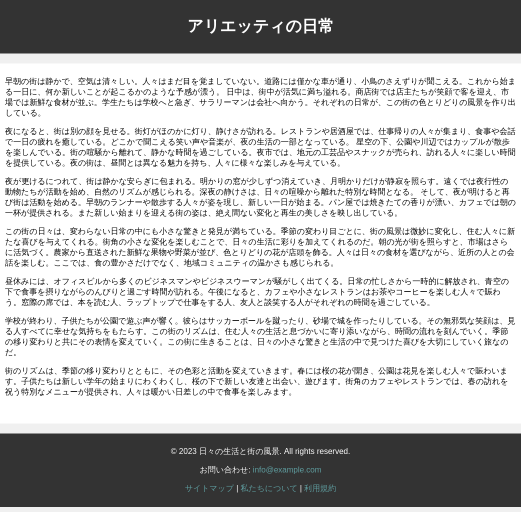
#> input picture python/src/module/img/bf_html.png, 1042 x 1024 px, found by its file name (shown at 1/2 size)
$ python hoge.py
#> lines starting #> are read from the running program, lines starting #| are printed output that depends on the picture; after the words box and inside, x2 and y2 are one past the last pixel; in counts of white or black regions, pixels touching at a corner belong together
"""
NOTE 差分領域の検出ができているかを確認するようのプログラム

本プログラムの機能
    2つの入力画像の差分を追加部分と削除部分に分けた画像を出力

入力画像は、以下を想定。
    ・WebアプリやWebページをスクリーンショットした画面画像
    ・背景が白地
    ・画面要素の「追加・削除・移動・変更・拡縮」の基本的な変更のみ
を想定

主な処理は、画像処理により以下を生成
    ・削除された部分が白、その他の部分が黒の画像A
    ・追加された部分が白、その他の部分が黒の画像B
その後、上記の画像の白を囲む矩形領域の座標を取得し、
    ・画像Aに矩形領域を赤枠
    ・画像Bに矩形領域を緑枠
で描画した2つの画像を出力


参考サイト
    https://sosotata.com/spot7differences/

"""
import cv2
import os
import numpy as np
import subprocess
import math

def main():
    # 保存先ディレクトリを作成
    output_dir = os.path.join(os.path.dirname(os.path.abspath(__file__)), "high_png/")
    # フォルダが存在しない場合は作成
    if not os.path.exists(output_dir):
        os.makedirs(output_dir)
    # ファイル名を生成
    output_file_name_A = 'bf_html.png'
    output_file_name_B = 'af_html.png'
    # ファイルパスを作成
    output_file_path_A = os.path.join(output_dir, output_file_name_A)
    output_file_path_B = os.path.join(output_dir, output_file_name_B)

    img1 = cv2.imread(output_file_path_A)
#> img1 is the input picture: shape (1024, 1042, 3); mean B, G, R 189.3, 189.3, 189.2
    img2 = cv2.imread(output_file_path_B)
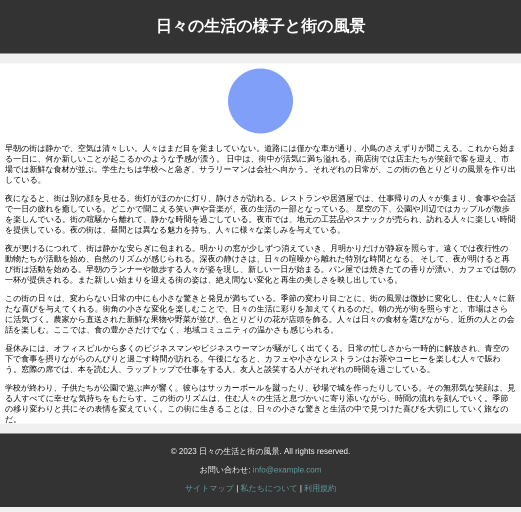
#> input picture python/src/module/img/af_html.png, 1042 x 1024 px, found by its file name (shown at 1/2 size)
#> img2 is the input picture: shape (1024, 1042, 3); mean B, G, R 191.4, 190.3, 189.8

    # 画像1のサイズを取得
    height1, width1, _ = img1.shape
#> height1 = 1024; width1 = 1042

    # 画像2のサイズを取得
    height2, width2, _ = img2.shape
#> height2 = 1024; width2 = 1042

    # ターゲットのサイズ
    target_width = 2613
    target_height = 2567

    # サイズが異なる場合はリサイズ
    if (width1, height1) != (width2, height2):
        img1 = cv2.resize(img1, (target_width, target_height))
        img2 = cv2.resize(img2, (target_width, target_height))

    clahe = cv2.createCLAHE(clipLimit=30.0, tileGridSize=(10, 10))
    img1_gray = cv2.cvtColor(img1, cv2.COLOR_BGR2GRAY)
    img2_gray = cv2.cvtColor(img2, cv2.COLOR_BGR2GRAY)
    img1_gray = clahe.apply(img1_gray)
    img2_gray = clahe.apply(img2_gray)

    img1_gray = cv2.GaussianBlur(img1_gray, (13, 13), 0)
    img2_gray = cv2.GaussianBlur(img2_gray, (13, 13), 0)

    # 画像の差分を計算
    diff = cv2.absdiff(img1_gray, img2_gray)
    ret, diff = cv2.threshold(diff, 0, 255, cv2.THRESH_BINARY + cv2.THRESH_OTSU)
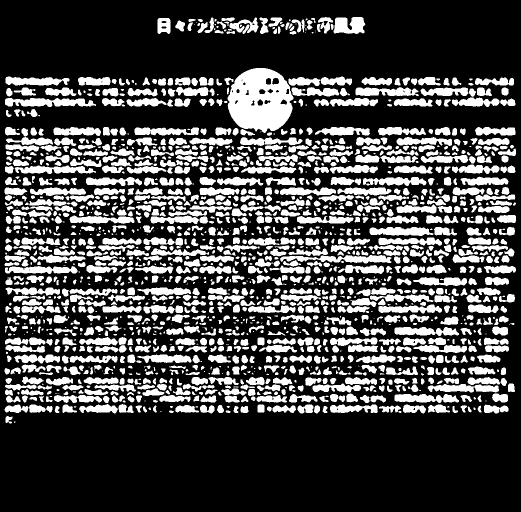
#> diff: shape (1024, 1042) (shown at 1/2 size); 28.2% white; 1643 white regions (349 under 20 px), largest, box (x1, y1, x2, y2) and area: (455, 136, 587, 266) 12223, (10, 196, 192, 214) 2279, (560, 510, 783, 527) 2155
#> ret = 36
    diff = cv2.GaussianBlur(diff, (11, 11), 0)

    ### 枠づけ ###
    red_rectangles = []  # 赤枠の情報を格納するリスト
    green_rectangles = []  # 緑枠の情報を格納するリスト
    text_positions1 = []  # 変更前画像から変更後画像を引いた差分画像における、文字の位置情報を格納するリスト
    text_positions2 = []  # 変更後画像から変更前画像を引いた差分画像における、文字の位置情報を格納するリスト
    all_text_positions = []  # 上記２つのリストを足し合わせた、文字の位置情報を格納するリスト
    correct_contours1 = [] # text_position1の枠の中心座標を取り除いた、枠の情報を格納するリスト
    correct_contours2 = [] # text_position2の枠の中心座標を取り除いた、枠の情報を格納するリスト
    threshold_distance = 100

    # 二値化
    ret, img1_bin = cv2.threshold(img1_gray, 0, 255, cv2.THRESH_BINARY + cv2.THRESH_OTSU)
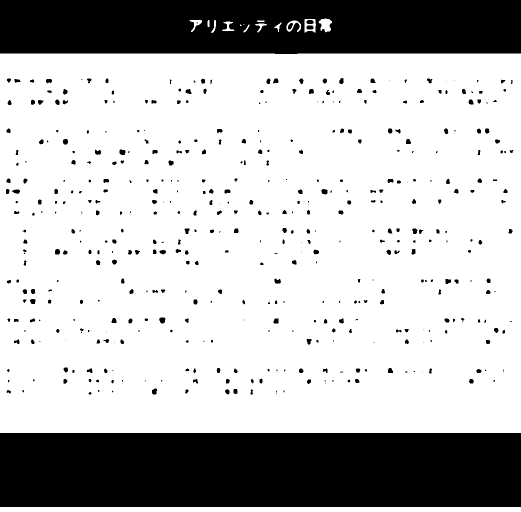
#> img1_bin: shape (1024, 1042) (shown at 1/2 size); 73.8% white; 464 black regions (160 under 20 px), largest, box (x1, y1, x2, y2) and area: (0, 866, 1042, 1014) 154216, (0, 0, 1042, 108) 109212, (318, 635, 331, 647) 117
#> ret = 153
    img1_bin = cv2.GaussianBlur(img1_bin, (11, 11), 0)
    ret, img2_bin = cv2.threshold(img2_gray, 0, 255, cv2.THRESH_BINARY + cv2.THRESH_OTSU)
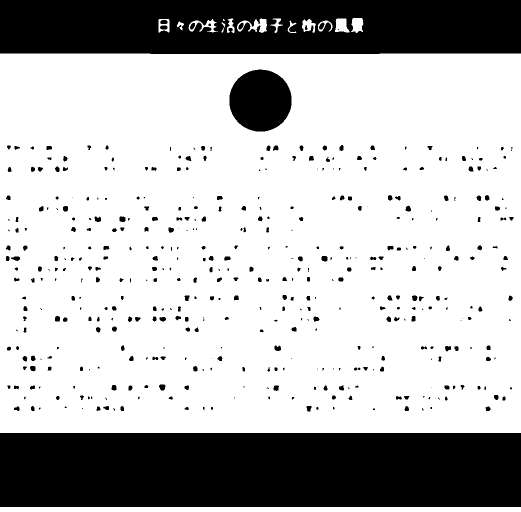
#> img2_bin: shape (1024, 1042) (shown at 1/2 size); 72.7% white; 443 black regions (154 under 20 px)
#> ret = 156
    img2_bin = cv2.GaussianBlur(img2_bin, (11, 11), 0)

    # 白黒を逆にする
    img1_bin_reverse = cv2.bitwise_not(img1_bin)
    img2_bin_reverse = cv2.bitwise_not(img2_bin)

    # 画像Aから画像Bを引くことで1枚目の画像の差分のみを取得
    diff_before = cv2.subtract(img1_bin_reverse, img2_bin_reverse)
    diff_after = cv2.subtract(img2_bin_reverse, img1_bin_reverse)

    # 膨張処理のためのカーネルを定義
    kernel = np.ones((5,5),np.uint8)

    # 差分画像に膨張処理を適用
    diff_expanded_before = cv2.dilate(diff_before, kernel, iterations = 5)
    diff_expanded_after = cv2.dilate(diff_after, kernel, iterations = 5)
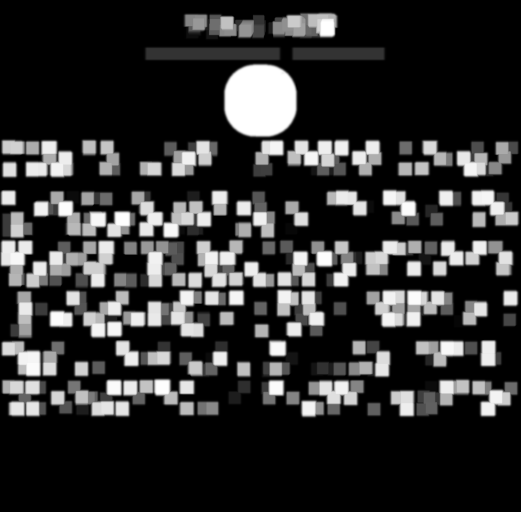
#> diff_expanded_after: shape (1024, 1042) (shown at 1/2 size); min 0, max 255, mean 47.3

    # 修正した差分画像を表示用にカラー変換
    expanded_before_colored = cv2.cvtColor(diff_expanded_before, cv2.COLOR_GRAY2BGR)
    expanded_after_colored = cv2.cvtColor(diff_expanded_after, cv2.COLOR_GRAY2BGR)

    """輪郭描画"""
    # 差分画像に輪郭を描画
    contours1, _ = cv2.findContours(diff_expanded_before, cv2.RETR_EXTERNAL, cv2.CHAIN_APPROX_SIMPLE)
#> contours1 = 44 contours; largest, box (x1, y1, x2, y2) and area: (0, 243, 717, 603) 127104, (302, 21, 742, 81) 23500, (419, 721, 749, 804) 18320, (97, 621, 441, 702) 17264, (598, 543, 785, 704) 15567
    contours2, _ = cv2.findContours(diff_expanded_after, cv2.RETR_EXTERNAL, cv2.CHAIN_APPROX_SIMPLE)
#> contours2 = 33 contours; largest, box (x1, y1, x2, y2) and area: (0, 377, 1031, 837) 173664, (444, 124, 768, 357) 35896, (97, 679, 460, 837) 26572, (505, 644, 732, 838) 17138, (728, 576, 980, 659) 14817
    all_contours = contours1 + contours2
#> all_contours = 77 contours; largest, box (x1, y1, x2, y2) and area: (0, 377, 1031, 837) 173664, (0, 243, 717, 603) 127104, (444, 124, 768, 357) 35896, (97, 679, 460, 837) 26572, (302, 21, 742, 81) 23500
    print("抽出された枠の数:", len(all_contours))
#| 抽出された枠の数: 77

    # 各枠に対して処理を行う
    for contour in contours1:
        x, y, w, h = cv2.boundingRect(contour)
        # 枠の中心座標を計算
        center_x = x + w // 2
        center_y = y + h // 2

        # 既存の文字と近くにある場合、同じ枠に追加
        is_added_to_existing = False
        for text_position in text_positions1:
            dist = np.sqrt((center_x - text_position[0]) ** 2 + (center_y - text_position[1]) ** 2)
            if dist < threshold_distance:  # 適切な距離の閾値を設定
                text_position[0] = (text_position[0] + center_x) // 2  # 中心座標を更新
                text_position[1] = (text_position[1] + center_y) // 2
                text_position[2] = min(text_position[2], x)  # 枠の左上座標を更新
                text_position[3] = min(text_position[3], y)
                text_position[4] = max(text_position[4], x + w)  # 枠の右下座標を更新
                text_position[5] = max(text_position[5], y + h)
                is_added_to_existing = True
                break

        # 新しい枠として追加
        if not is_added_to_existing:
            text_positions1.append([center_x, center_y, x, y, x + w, y + h])
#> this loop made 44 passes
#> (x, y, w, h, center_x, center_y) on passes 1 to 12: (275, 746, 64, 58, 307, 775), (923, 723, 100, 59, 973, 752), (0, 723, 84, 79, 42, 762), (356, 722, 55, 80, 383, 762), (761, 721, 118, 41, 820, 741), (419, 721, 330, 83, 584, 762), (112, 720, 149, 81, 186, 760), (733, 669, 30, 30, 748, 684), (13, 664, 82, 39, 54, 683), (473, 625, 31, 30, 488, 640), (777, 621, 261, 82, 907, 662), (97, 621, 344, 81, 269, 661)
#> after the loop, text_position = [122, 183, 0, 142, 244, 225]; text_positions1 = 29 items, first 6: [345, 768, 275, 722, 411, 804], [973, 752, 923, 723, 1023, 782], [48, 722, 0, 664, 95, 802], [784, 712, 733, 669, 879, 762], [584, 762, 419, 721, 749, 804], [186, 760, 112, 720, 261, 801]

            # 各枠に対して処理を行う
    for contour in contours2:
        x, y, w, h = cv2.boundingRect(contour)
        # 枠の中心座標を計算
        center_x = x + w // 2
        center_y = y + h // 2

        # 既存の文字と近くにある場合、同じ枠に追加
        is_added_to_existing = False
        for text_position in text_positions2:
            dist = np.sqrt((center_x - text_position[0]) ** 2 + (center_y - text_position[1]) ** 2)
            if dist < threshold_distance:  # 適切な距離の閾値を設定
                text_position[0] = (text_position[0] + center_x) // 2  # 中心座標を更新
                text_position[1] = (text_position[1] + center_y) // 2
                text_position[2] = min(text_position[2], x)  # 枠の左上座標を更新
                text_position[3] = min(text_position[3], y)
                text_position[4] = max(text_position[4], x + w)  # 枠の右下座標を更新
                text_position[5] = max(text_position[5], y + h)
                is_added_to_existing = True
                break

        # 新しい枠として追加
        if not is_added_to_existing:
            text_positions2.append([center_x, center_y, x, y, x + w, y + h])
#> this loop made 33 passes
#> (x, y, w, h, center_x, center_y) on passes 1 to 12: (731, 802, 34, 33, 748, 818), (777, 755, 262, 82, 908, 796), (454, 719, 51, 92, 479, 765), (97, 679, 363, 158, 278, 758), (227, 679, 119, 58, 286, 708), (827, 677, 179, 61, 916, 707), (619, 677, 166, 81, 702, 717), (505, 644, 227, 194, 618, 741), (1003, 624, 33, 31, 1019, 639), (435, 619, 37, 36, 453, 637), (664, 600, 32, 34, 680, 617), (505, 599, 33, 35, 521, 616)
#> after the loop, text_position = [641, 79, 534, 22, 774, 123]; text_positions2 = 21 items, first 6: [748, 818, 731, 802, 765, 835], [912, 751, 777, 677, 1039, 837], [479, 765, 454, 719, 505, 811], [282, 733, 97, 679, 460, 837], [660, 729, 505, 644, 785, 838], [1020, 617, 1002, 576, 1040, 655]

    all_text_positions = text_positions1 + text_positions2
#> all_text_positions = 50 items, first 6: [345, 768, 275, 722, 411, 804], [973, 752, 923, 723, 1023, 782], [48, 722, 0, 664, 95, 802], [784, 712, 733, 669, 879, 762], [584, 762, 419, 721, 749, 804], [186, 760, 112, 720, 261, 801]

    # 適切な枠の情報をもつリストの作成
    for position in text_positions1:
        x1, y1, x2, y2 = position[2:]
        correct_contours1.append([x1, y1, x2-x1, y2-y1])
#> this loop made 29 passes
#> (position, x1, y1, x2, y2) on passes 1 to 12: ([345, 768, 275, 722, 411, 804], 275, 722, 411, 804), ([973, 752, 923, 723, 1023, 782], 923, 723, 1023, 782), ([48, 722, 0, 664, 95, 802], 0, 664, 95, 802), ([784, 712, 733, 669, 879, 762], 733, 669, 879, 762), ([584, 762, 419, 721, 749, 804], 419, 721, 749, 804), ([186, 760, 112, 720, 261, 801], 112, 720, 261, 801), ([505, 620, 470, 585, 596, 678], 470, 585, 596, 678), ([911, 617, 777, 542, 1038, 703], 777, 542, 1038, 703), ([269, 661, 97, 621, 441, 702], 97, 621, 441, 702), ([179, 603, 145, 585, 214, 622], 145, 585, 214, 622), ([407, 594, 355, 564, 459, 624], 355, 564, 459, 624), ([66, 602, 0, 545, 132, 660], 0, 545, 132, 660)
#> after the loop, correct_contours1 = 29 items, first 6: [275, 722, 136, 82], [923, 723, 100, 59], [0, 664, 95, 138], [733, 669, 146, 93], [419, 721, 330, 83], [112, 720, 149, 81]

    # 適切な枠の情報をもつリストの作成
    for position in text_positions2:
        x1, y1, x2, y2 = position[2:]
        correct_contours2.append([x1, y1, x2-x1, y2-y1])
#> this loop made 21 passes
#> position on passes 9 to 20: [854, 617, 728, 576, 980, 659], [593, 433, 566, 398, 621, 469], [46, 342, 0, 276, 151, 415], [843, 415, 761, 375, 926, 456], [699, 406, 649, 376, 750, 436], [990, 417, 938, 375, 1042, 459], [341, 327, 275, 277, 439, 357], [811, 297, 795, 280, 828, 314], [916, 317, 792, 277, 1040, 358], [202, 316, 160, 276, 244, 356], [606, 240, 444, 124, 768, 357], [641, 79, 534, 22, 774, 123]
#> (position, x1, y1, x2, y2) on passes 1 to 6: ([748, 818, 731, 802, 765, 835], 731, 802, 765, 835), ([912, 751, 777, 677, 1039, 837], 777, 677, 1039, 837), ([479, 765, 454, 719, 505, 811], 454, 719, 505, 811), ([282, 733, 97, 679, 460, 837], 97, 679, 460, 837), ([660, 729, 505, 644, 785, 838], 505, 644, 785, 838), ([1020, 617, 1002, 576, 1040, 655], 1002, 576, 1040, 655)

    print("検出された枠ペア数:", int(len(all_text_positions)/2))
#| 検出された枠ペア数: 25

    # 原画像をカラーに変換
    before = cv2.cvtColor(diff_expanded_before, cv2.COLOR_GRAY2BGR)
    # 原画像をカラーに変換
    after = cv2.cvtColor(diff_expanded_after, cv2.COLOR_GRAY2BGR)

    # 枠を描画
    for c in correct_contours1:
        x, y, w, h = c

        if w > 1 and h > 1:
            # 差異が２枚目の画像で大きい場合、赤色で表示
            cv2.rectangle(before, (x, y), (x + w, y + h), (0, 0, 255), 3)
            red_rectangles.append((x, y, w, h))
#> this loop made 29 passes
#> c on passes 1 to 12: [275, 722, 136, 82], [923, 723, 100, 59], [0, 664, 95, 138], [733, 669, 146, 93], [419, 721, 330, 83], [112, 720, 149, 81], [470, 585, 126, 93], [777, 542, 261, 161], [97, 621, 344, 81], [145, 585, 69, 37], [355, 564, 104, 60], [0, 545, 132, 115]
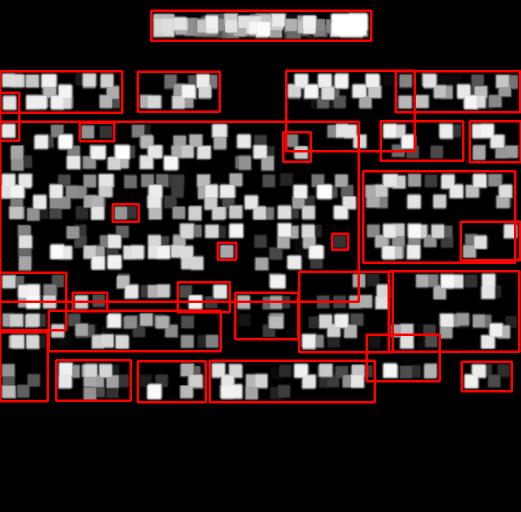
#> before: shape (1024, 1042, 3) (shown at 1/2 size); mean B, G, R 43.9, 43.9, 61.8

    # 枠を描画
    for c in correct_contours2:
        x, y, w, h = c

        if w > 1 and h > 1:
            # 差異が１枚目の画像で大きい場合、緑色で表示
            cv2.rectangle(after, (x, y), (x + w, y + h), (0, 255, 0), 4)
            green_rectangles.append((x, y, w, h))
#> this loop made 21 passes
#> c on passes 1 to 12: [731, 802, 34, 33], [777, 677, 262, 160], [454, 719, 51, 92], [97, 679, 363, 158], [505, 644, 280, 194], [1002, 576, 38, 79], [0, 377, 1031, 460], [664, 600, 32, 34], [728, 576, 252, 83], [566, 398, 55, 71], [0, 276, 151, 139], [761, 375, 165, 81]
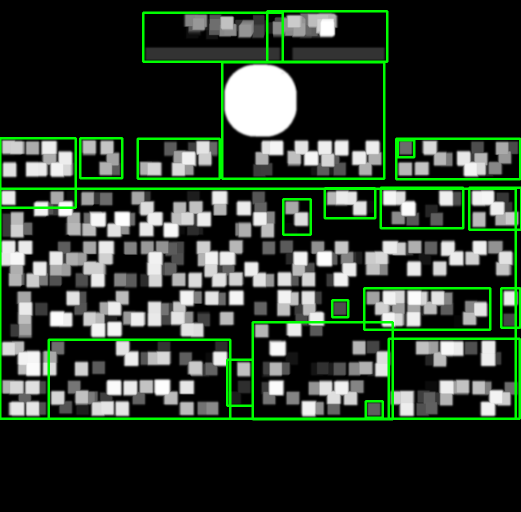
#> after: shape (1024, 1042, 3) (shown at 1/2 size); mean B, G, R 46.8, 60.5, 46.8


    # 差分画像の保存
    output_file_name1 = "before.png"
    output_file_name2 = "after.png"
    output_dir2 = os.path.join(os.path.dirname(os.path.abspath(__file__)), "test_png")
    # フォルダが存在しない場合は作成
    if not os.path.exists(output_dir2):
        os.makedirs(output_dir2)

    # ファイルパスを作成
    output_file_path = os.path.join(output_dir2, output_file_name1)

    # 画像を保存する
    cv2.imwrite(output_file_path, diff_expanded_before)

    # ファイルパスを作成
    output_file_path = os.path.join(output_dir2, output_file_name2)

    # 画像を保存する
    cv2.imwrite(output_file_path, diff_expanded_after)

    print(f"2つの画像の差異部分に枠をつけたカラー画像をに保存しました")


# __name__ が "__main__" の場合のみ実行
if __name__ == "__main__":
    main()
